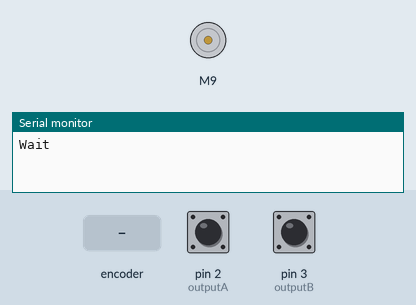
A sketch run on a simulated Arduino Uno, built with avr-gcc and run on an emulated ATmega328P. Parts: DC motor (green arrow = forward, orange = backward, longer = faster), the last lines printed to the serial monitor. The test bench sets the inputs (shaded band); at power-on: pin 2 (outputA) HIGH, pin 3 (outputB) HIGH.

Above: at 0.1 s.
At 8.77 s:
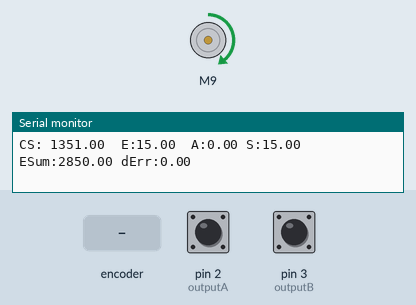
8.8 s: rotary encoder on pin 2 (outputA) / pin 3 (outputB) turned 1 step (first pin leading)
At 10.8 s:
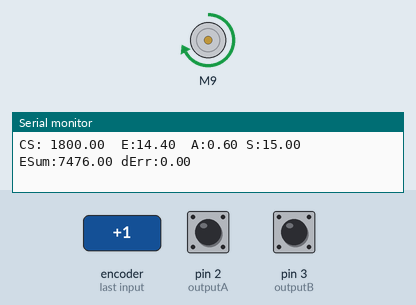
11.8 s: rotary encoder on pin 2 (outputA) / pin 3 (outputB) turned 2 steps (second pin leading)
Timing chart, 0 to 14.8 s (numbered marks = the images above; inputs shaded):
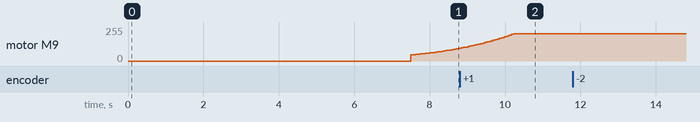

The sketch:

PIDInterruptEncoderV1.ino
```cpp
/*

MIE404 Control Systems 1
Propeller Pendulum Project

Code Written by Lilly Yu, Francis Cruz, and Amy Bilton

Last Updated: 2018-10-30


*/

//---------------------LIBRARIES---------------------------//
/*
  Download the ESC library here: https://github.com/RB-ENantel/RC_ESC/
*/

#include "ESC.h"

//---------------------ESC SETTINGS-----------------------//
#define SPEED_MIN (1000)                                  // Set the Minimum Speed Setting of the ESC
#define SPEED_MAX (2000)                                  // Set the Maximum Speed Setting of the ESC

ESC myESC (9, SPEED_MIN, SPEED_MAX, 500);                 // Initialize ESC (ESC PIN, Minimum Value, Maximum Value, Default Speed)
int oESC;                                                 // Variable for the speed sent to the ESC


//---------------------ENCODER PORTS----------------------//
#define outputA 2                                         // Define Encoder output A to Digital Pin 6 on Arduino Uno
#define outputB 3                                         // Define Encoder output B to Digital Pin 7 on Arduino Uno
#define NUMPULSES 1200                                    // Define the number of pulses on Encoder resolution (enter twice the amount of pulses on datasheet)

//---------------------ENCODER VARIABLES------------------//
float counter = 0;                                          // Counter variable for the number of pulses from the encoder
int aState;                                               // Digital state of the encoder output
int aLastState;                                           // Past state of the encoder output

//---------------------TIMER VARIABLES---------------------//
long t_now;
//long t_last_print = 0;
long t_last_PID = 0;
int T_sample = 10;                                        // sample time in milliseconds (ms)
//int T_print = 1000;                                       // sample print to monitor time in milliseconds (ms)

//---------------------PID VARIABLES----------------------//
// Define variables for the output of the encoder(sensed_output), angle output of the encoder(sensed_output converted to angle), and error w.r.t the setpoint
//double sensed_output, error, sensed_angle;

// Define variables for total error over time, previous error in the last sampling time interval, control signal, and limitations to the controller
//double setpoint_angle = 26;
//long total_error =0;
//double last_error;
int max_control = 1700;
int min_control = 1000;


// ==================INSERT DESIRED SETPOINT ANGLE HERE================== //


// ==================INSERT CONTROL GAINS HERE===========
double Kp = 0.3;                                          // proportional gain
double Ki = 0.003;                                        // integral gain in [ms^-1]
double Kd = 120;                                          // derivative gain in [ms]

int tl = 0;
int num = 0;

// ==================INTERRUPT STUFF=========== //
volatile byte reading = 0;
volatile byte aFlag = 0;
volatile byte bFlag = 0;
volatile float encoderPos = 0;
volatile float oldEncPos = 0;


double setpoint_angle = 15;
double setpoint = setpoint_angle * 1200/360;
double error = 0;
double control_signal=1000;
double angle= 0;
int nowSpeed = SPEED_MIN;
int lastSpeed = SPEED_MIN;
double errSum = 0;
double dErr = 0;
double lastErr = 0;
double stepSize = 0;


void setup() {
  /*
    Setup function to initialize serial plotter/monitor, initialize origin of encoder,
    arm ESC driver, and to initialize propeller by ramping up and down
  */
  pinMode(outputA, INPUT_PULLUP);
  pinMode(outputB, INPUT_PULLUP);
  pinMode(9, OUTPUT);

  Serial.begin(9600);

  attachInterrupt(digitalPinToInterrupt(outputA), PinA, RISING);
  attachInterrupt(digitalPinToInterrupt(outputB) ,PinB ,RISING);

  myESC.arm();                                              // Send the Arm value so the ESC will be ready to take commands
  Serial.println("Wait");
  delay(7500);                                              // Wait for a while
  Serial.println("Begin");
}


void loop() {
  angle = (encoderPos/NUMPULSES)*720;
  cli();
  PID_control();                          // Changes the global variable control_signal
  myESC.speed(control_signal);
  sei();
  Serial.print("CS: ");
  Serial.print(control_signal);
  Serial.print("  E:");
  Serial.print(error);
  Serial.print("  A:");
  Serial.print(angle);
  Serial.print(" S:");
  Serial.print(setpoint_angle);
  Serial.print(" ESum:");
  Serial.print(errSum);
  Serial.print(" dErr:");
  Serial.println(120*dErr);
}

void rampUpDown() {
  /*
    Function written to test functionality of brushless motor by accelerating and decelerating the rotation
    of the motor. Speed of the motor does not accelerate to rated speed.

  */

  for (oESC = SPEED_MIN; oESC <= 1150; oESC += 1) {        // iterate from minimum speed to a speed setting of 1150
    myESC.speed(oESC);                                     // write speed setting to motor
    delay(10);                                             // waits 10ms for the ESC to reach speed
  }
  delay(2000);                                             // wait a while

  for (oESC = 1150; oESC >= SPEED_MIN; oESC -= 1) {        // iterate from speed setting of 1150 to minimum speed
    myESC.speed(oESC);                                     // write speed setting to motor
    delay(10);                                             // waits 10ms for the ESC to reach speed
   }
  delay(2000);                                             // Wait for a while before going into control loop
}

void rampUpTo(double target) {
  /*  Function ramps the output to the target rpm starting from the current rpm and reading encoder along the way
  */
  for (oESC = lastSpeed; oESC <= target; oESC += 1) {     // iterate from minimum speed to a speed setting of 1150
    myESC.speed(oESC);                                    // write speed setting to motor
  }
  lastSpeed = target;
}

void PID_control(){
  //  Currently just doing P-Control
  // time var for derivative control
  t_now = millis();
  if(t_now - t_last_PID > T_sample){
    error = setpoint_angle - abs(angle);                 // Calculate error

    // integral control
    errSum += error*T_sample;

    // derivative control
    dErr = (error - lastErr)/T_sample;

    int threshold = abs(error);           //If error is below this threshold then don't update the control_signal

//# control_signal Method 1 #  Code that limits the stepSize calculated to 50, use either this or the
//    stepSize = Kp*error + Ki*errSum + Kd*dErr;
//    if(threshold > 2){                  // if the absolute error is less than 2 then don't change the control_signal
//      if(stepSize > 50){                //Limiting step size to 50
//        control_signal += 50;
//        } else{
//            control_signal += Kp*error + Ki*errSum + Kd*dErr;
//        }
//    }

//# control_signal Method 2 #  No stepSize Limiting -both have seemed to work the same
    if(threshold > 2){
        control_signal += Kp*error + Ki*errSum + Kd*dErr;
    }

//Limit control_signal within bounds of 1000 and 1800
    if(control_signal > 1800){
      control_signal = 1800;            //If the calculated control signal from above is greater than 1800
                                        //then set the control_signal to 1800
    } else if(control_signal < 1100) {
      control_signal = 1150;
    }

 // Update values for derivative control
    lastErr = error;
    t_last_PID = t_now;
    }
}

void PinA() {
  cli();
  reading = PIND & 0xC;
  if(reading == B00001100 && aFlag) {
    encoderPos --;
    bFlag = 0;
    aFlag = 0;
  }
  else if (reading == B00000100){
    bFlag = 1;
  }
  sei();
}

void PinB() {
  cli();
  reading = PIND & 0xC;
  if(reading == B00001100 && bFlag) {
    encoderPos ++;
    bFlag = 0;
    aFlag = 0;
  }
  else if (reading == B00001000){
    aFlag = 1;
  }
  sei();
}
```
